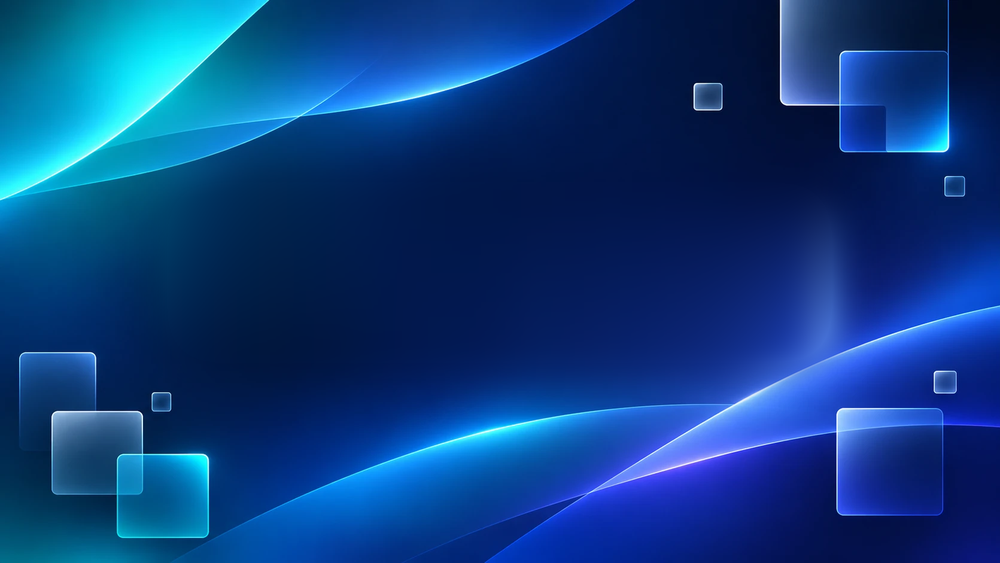
#> input picture branding/wallpapers/worksuite-1-lock.png, 1000 x 563 px, shrunk from 1671 x 941 before the run
$ python derive-lock.py worksuite-1-lock.png worksuite-2-lock.png
#> lines starting #> are read from the running program, lines starting #| are printed output that depends on the picture
# Derive the sign-in/lock variant of a WorkSuite wallpaper (worksuite-N-lock.png): the centred logo is replaced by the
# background around it (per-column interpolation between the rows above and below the logo band, smoothed, blended with
# a feathered mask), so the sign-in card and the lock clock sit on calm sky. The originals are never changed.
# Run: python3 -I branding/wallpapers/derive-lock.py worksuite-N.png worksuite-N-lock.png
import sys
import numpy as np
from PIL import Image, ImageFilter
src, dst = sys.argv[1], sys.argv[2]
im = np.asarray(Image.open(src).convert('RGB')).astype(np.float32)
h, w, _ = im.shape
#> h = 563; w = 1000
# The logo band (mark + wordmark), measured on the 1671x941 artwork; generous margins.
y0, y1 = int(h * 0.33), int(h * 0.64)
#> y0 = 185; y1 = 360
x0, x1 = int(w * 0.17), int(w * 0.83)
#> x0 = 170; x1 = 830
top = im[y0 - 6:y0].mean(axis=0)        # (w,3)
#> top = 1000 rows, first 8: [28.67, 219.7, 251.2], [30.33, 221.2, 252.8], [30.83, 222, 253.5], [32, 223.5, 253.2], [33.17, 224.8, 252.8], [33.33, 225.8, 252.5], [34.83, 227.5, 252.8], [34.17, 228.5, 252.8]
bot = im[y1:y1 + 6].mean(axis=0)
#> bot = 1000 rows, first 8: [0.333, 38.33, 92.83], [0.333, 38.33, 92.83], [0.333, 38.33, 92.83], [0.333, 38.33, 92.83], [0.333, 38.33, 92.83], [0.333, 38.33, 91.67], [0.333, 38.33, 91.67], [0.333, 38.33, 91.67]
t = np.linspace(0, 1, y1 - y0)[:, None, None]
#> t = 175 values from 0 to 1
fill = top[None] * (1 - t) + bot[None] * t
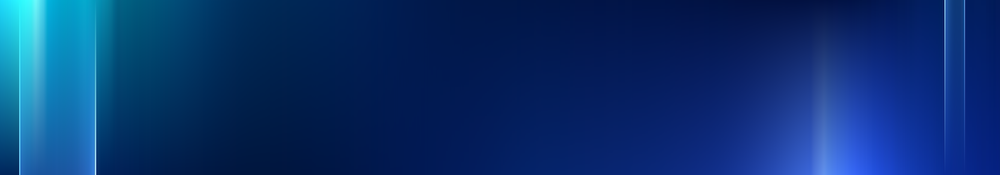
#> fill: shape (175, 1000, 3) float64; mean of channels 0, 1, 2 9.7, 49.4, 111.1; drawn as R, G, B
out = im.copy()
out[y0:y1] = fill
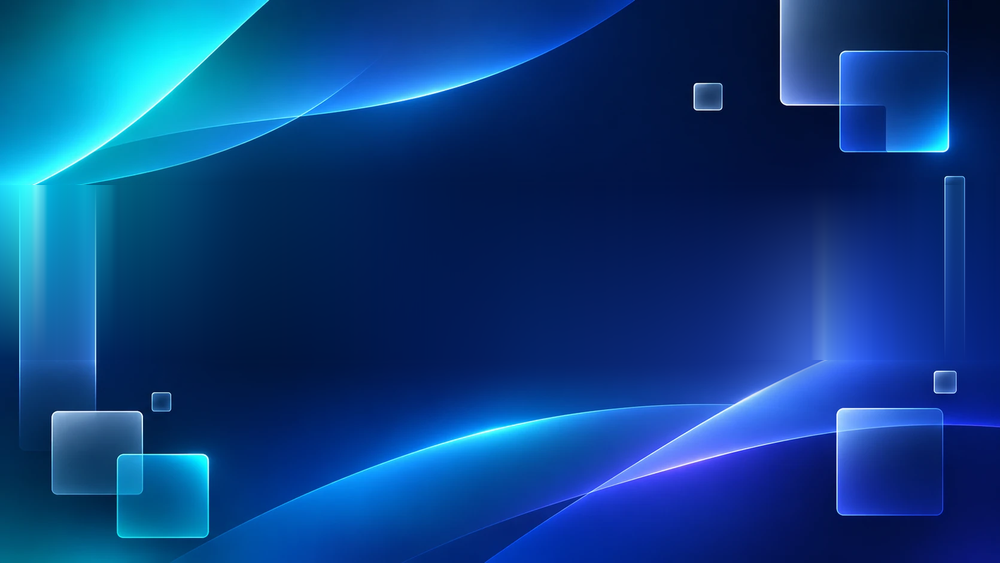
#> out: shape (563, 1000, 3) float32; mean R, G, B 12.1, 63.9, 130.7
# Smooth the fill horizontally (removes column streaks) and blend it in with a feathered mask.
sm = np.asarray(Image.fromarray(out.clip(0, 255).astype(np.uint8)).filter(ImageFilter.GaussianBlur(28))).astype(np.float32)
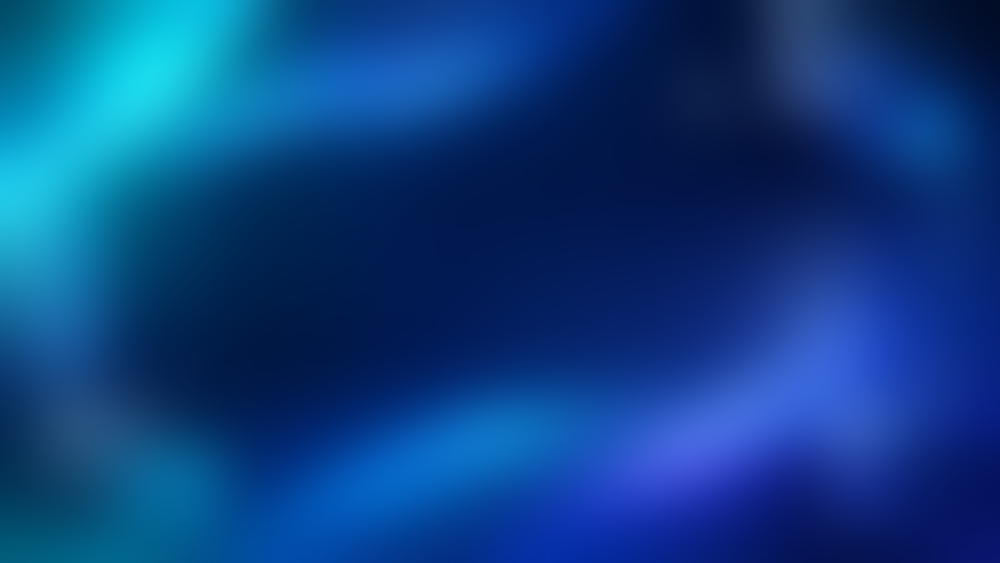
#> sm: shape (563, 1000, 3) float32; mean R, G, B 11.9, 63.6, 130.3
mask = np.zeros((h, w), np.float32); mask[y0:y1, x0:x1] = 1
mask = np.asarray(Image.fromarray((mask * 255).astype(np.uint8)).filter(ImageFilter.GaussianBlur(40))).astype(np.float32)[..., None] / 255
mask = np.clip(mask * 2.2, 0, 1)  # fully replaced inside the band, feathered only at its edges
res = im * (1 - mask) + sm * mask
Image.fromarray(res.clip(0, 255).astype(np.uint8)).save(dst, optimize=True)

$ run again, on branding/wallpapers/worksuite-3-lock.png
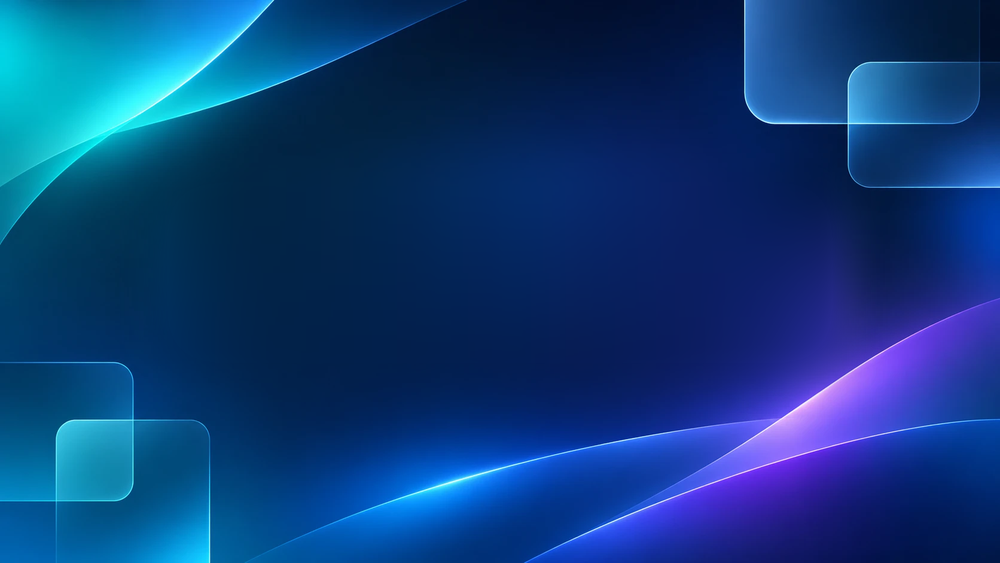
#> input picture branding/wallpapers/worksuite-3-lock.png, 1000 x 563 px, shrunk from 1672 x 941 before the run
#> top = 1000 rows, first 8: [15.17, 161.3, 180], [15.67, 161.5, 180.3], [18.83, 164, 183], [18.33, 163.5, 183.2], [16.5, 160.2, 179.8], [15.67, 157.3, 176.3], [13, 154, 173], [11.5, 149.5, 170]
#> bot = 1000 rows, first 8: [4, 64, 113], [4.17, 64.33, 113.3], [4.5, 64.33, 113.8], [4.5, 64.83, 114], [4.67, 65, 114], [5, 65.5, 114.3], [4.67, 65.83, 114.5], [4.67, 65.83, 114.8]
#> `fill = top[None] * (1 - t) + bot[None] * t`:
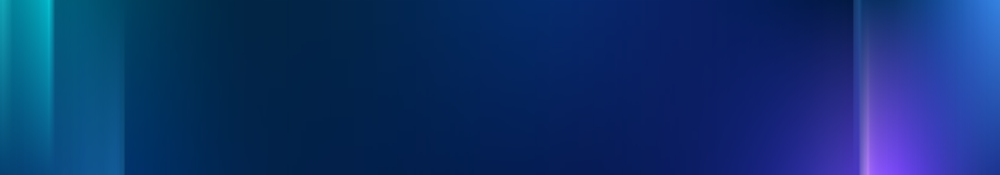
#> fill: shape (175, 1000, 3) float64; mean of channels 0, 1, 2 14.2, 49.2, 109.7; drawn as R, G, B
#> `sm = np.asarray(Image.fromarray(out.clip(0, 255).astype(np.uint8)).fil..`:
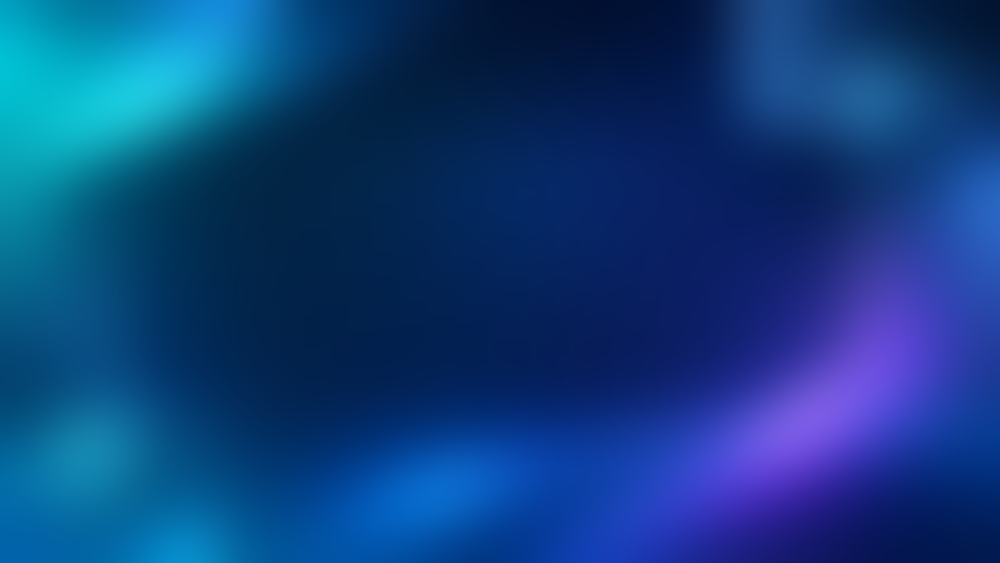
#> sm: shape (563, 1000, 3) float32; mean R, G, B 14.3, 62.3, 125.6
